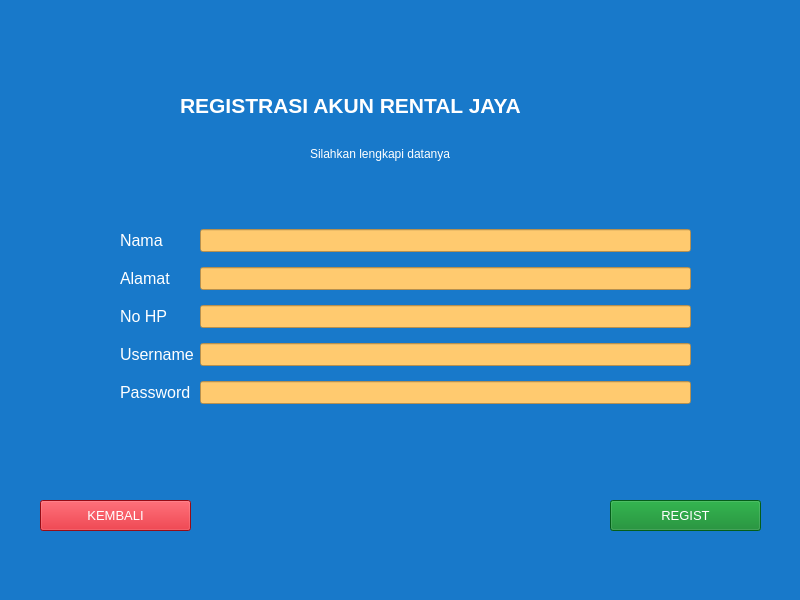
<?xml version="1.0" encoding="UTF-8"?>
<ui version="4.0">
 <class>MainWindow</class>
 <widget class="QMainWindow" name="MainWindow">
  <property name="geometry">
   <rect>
    <x>0</x>
    <y>0</y>
    <width>800</width>
    <height>600</height>
   </rect>
  </property>
  <property name="windowTitle">
   <string>MainWindow</string>
  </property>
  <property name="styleSheet">
   <string notr="true">background-color: rgb(24, 121, 202);</string>
  </property>
  <widget class="QWidget" name="centralwidget">
   <widget class="QLabel" name="label">
    <property name="geometry">
     <rect>
      <x>180</x>
      <y>90</y>
      <width>461</width>
      <height>31</height>
     </rect>
    </property>
    <property name="font">
     <font>
      <pointsize>16</pointsize>
      <weight>75</weight>
      <bold>true</bold>
     </font>
    </property>
    <property name="styleSheet">
     <string notr="true">color: rgb(255, 255, 255);</string>
    </property>
    <property name="text">
     <string>REGISTRASI AKUN RENTAL JAYA</string>
    </property>
   </widget>
   <widget class="QPushButton" name="pushButton_kembali">
    <property name="geometry">
     <rect>
      <x>40</x>
      <y>500</y>
      <width>151</width>
      <height>31</height>
     </rect>
    </property>
    <property name="font">
     <font>
      <pointsize>10</pointsize>
     </font>
    </property>
    <property name="styleSheet">
     <string notr="true">color: rgb(255, 255, 255);
background-color: rgb(212, 17, 30);
</string>
    </property>
    <property name="text">
     <string>KEMBALI</string>
    </property>
   </widget>
   <widget class="QPushButton" name="pushButton_regist">
    <property name="geometry">
     <rect>
      <x>610</x>
      <y>500</y>
      <width>151</width>
      <height>31</height>
     </rect>
    </property>
    <property name="font">
     <font>
      <pointsize>10</pointsize>
     </font>
    </property>
    <property name="styleSheet">
     <string notr="true">color: rgb(255, 255, 255);
background-color: rgb(6, 131, 35);</string>
    </property>
    <property name="text">
     <string>REGIST</string>
    </property>
   </widget>
   <widget class="QWidget" name="gridLayoutWidget">
    <property name="geometry">
     <rect>
      <x>120</x>
      <y>220</y>
      <width>571</width>
      <height>194</height>
     </rect>
    </property>
    <property name="font">
     <font>
      <pointsize>12</pointsize>
     </font>
    </property>
    <layout class="QGridLayout" name="gridLayout">
     <item row="1" column="1">
      <widget class="QLineEdit" name="lineEdit_username_3">
       <property name="font">
        <font>
         <pointsize>10</pointsize>
        </font>
       </property>
       <property name="styleSheet">
        <string notr="true">background-color: rgb(255, 202, 111);</string>
       </property>
      </widget>
     </item>
     <item row="4" column="0">
      <widget class="QLabel" name="label_3">
       <property name="font">
        <font>
         <pointsize>12</pointsize>
        </font>
       </property>
       <property name="styleSheet">
        <string notr="true">color: rgb(255, 255, 255);</string>
       </property>
       <property name="text">
        <string>Password</string>
       </property>
      </widget>
     </item>
     <item row="0" column="0">
      <widget class="QLabel" name="label_7">
       <property name="font">
        <font>
         <pointsize>12</pointsize>
         <weight>50</weight>
         <bold>false</bold>
        </font>
       </property>
       <property name="styleSheet">
        <string notr="true">color: rgb(255, 255, 255);</string>
       </property>
       <property name="text">
        <string>Nama</string>
       </property>
      </widget>
     </item>
     <item row="0" column="1">
      <widget class="QLineEdit" name="lineEdit_nama">
       <property name="font">
        <font>
         <pointsize>10</pointsize>
        </font>
       </property>
       <property name="styleSheet">
        <string notr="true">background-color: rgb(255, 202, 111);</string>
       </property>
      </widget>
     </item>
     <item row="2" column="1">
      <widget class="QLineEdit" name="lineEdit_nohp">
       <property name="font">
        <font>
         <pointsize>10</pointsize>
        </font>
       </property>
       <property name="styleSheet">
        <string notr="true">background-color: rgb(255, 202, 111);</string>
       </property>
      </widget>
     </item>
     <item row="1" column="0">
      <widget class="QLabel" name="label_6">
       <property name="font">
        <font>
         <pointsize>12</pointsize>
         <weight>50</weight>
         <bold>false</bold>
        </font>
       </property>
       <property name="styleSheet">
        <string notr="true">color: rgb(255, 255, 255);</string>
       </property>
       <property name="text">
        <string>Alamat</string>
       </property>
      </widget>
     </item>
     <item row="3" column="0">
      <widget class="QLabel" name="label_2">
       <property name="font">
        <font>
         <pointsize>12</pointsize>
         <weight>50</weight>
         <bold>false</bold>
        </font>
       </property>
       <property name="styleSheet">
        <string notr="true">color: rgb(255, 255, 255);</string>
       </property>
       <property name="text">
        <string>Username</string>
       </property>
      </widget>
     </item>
     <item row="4" column="1">
      <widget class="QLineEdit" name="lineEdit_password">
       <property name="font">
        <font>
         <pointsize>10</pointsize>
        </font>
       </property>
       <property name="styleSheet">
        <string notr="true">background-color: rgb(255, 202, 111);</string>
       </property>
      </widget>
     </item>
     <item row="2" column="0">
      <widget class="QLabel" name="label_5">
       <property name="font">
        <font>
         <pointsize>12</pointsize>
         <weight>50</weight>
         <bold>false</bold>
        </font>
       </property>
       <property name="styleSheet">
        <string notr="true">color: rgb(255, 255, 255);</string>
       </property>
       <property name="text">
        <string>No HP</string>
       </property>
      </widget>
     </item>
     <item row="3" column="1">
      <widget class="QLineEdit" name="lineEdit_username">
       <property name="font">
        <font>
         <pointsize>10</pointsize>
        </font>
       </property>
       <property name="styleSheet">
        <string notr="true">background-color: rgb(255, 202, 111);</string>
       </property>
      </widget>
     </item>
    </layout>
   </widget>
   <widget class="QLabel" name="label_4">
    <property name="geometry">
     <rect>
      <x>310</x>
      <y>140</y>
      <width>171</width>
      <height>27</height>
     </rect>
    </property>
    <property name="font">
     <font>
      <pointsize>9</pointsize>
     </font>
    </property>
    <property name="styleSheet">
     <string notr="true">color: rgb(255, 255, 255);</string>
    </property>
    <property name="text">
     <string>Silahkan lengkapi datanya</string>
    </property>
   </widget>
  </widget>
  <widget class="QMenuBar" name="menubar">
   <property name="geometry">
    <rect>
     <x>0</x>
     <y>0</y>
     <width>800</width>
     <height>26</height>
    </rect>
   </property>
  </widget>
  <widget class="QStatusBar" name="statusbar"/>
 </widget>
 <resources/>
 <connections/>
</ui>
